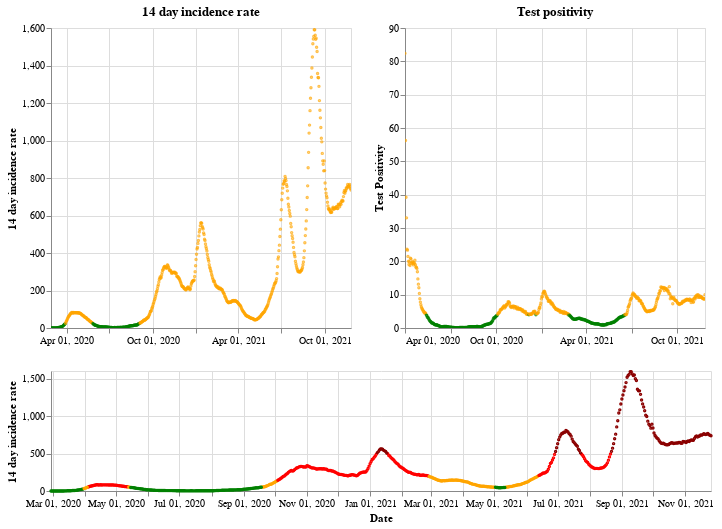

The notebook cell saved with this chart:
### Markdown cell above
## Scotland

### Code cell
plot_traffic_light('Scotland')

### Figure 1 — Vega-Lite specification as saved in the notebook (floating-point values rounded to 4 significant figures; data arrays with more than 128 entries replaced by an {"elided": "..."} marker saying what was removed)
{"config": {"view": {"continuousWidth": 400, "continuousHeight": 300}}, "vconcat": [{"hconcat": [{"mark": {"type": "point", "size": 2}, "encoding": {"color": {"condition": {"value": "green", "test": "(datum.twoWeeklyCasesRate <= 25)"}, "value": "orange"}, "tooltip": [{"type": "nominal", "field": "areaName"}, {"type": "temporal", "field": "date"}, {"type": "quantitative", "field": "twoWeeklyCasesRate"}, {"type": "quantitative", "field": "testPositivity"}], "x": {"type": "temporal", "axis": {"title": ""}, "field": "date", "scale": {"domain": {"selection": "DateBrush"}}, "timeUnit": "yearmonthdate"}, "y": {"type": "quantitative", "axis": {"title": "14 day incidence rate"}, "field": "twoWeeklyCasesRate"}}, "title": "14 day incidence rate", "width": 300}, {"mark": {"type": "point", "size": 2}, "encoding": {"color": {"condition": {"value": "green", "test": "(datum.testPositivity <= 4)"}, "value": "orange"}, "tooltip": [{"type": "nominal", "field": "areaName"}, {"type": "temporal", "field": "date"}, {"type": "quantitative", "field": "twoWeeklyCasesRate"}, {"type": "quantitative", "field": "testPositivity"}], "x": {"type": "temporal", "axis": {"title": ""}, "field": "date", "scale": {"domain": {"selection": "DateBrush"}}, "timeUnit": "yearmonthdate"}, "y": {"type": "quantitative", "axis": {"title": "Test Positivity"}, "field": "testPositivity"}}, "title": "Test positivity", "width": 300}]}, {"layer": [{"mark": {"type": "point", "size": 2}, "encoding": {"color": {"condition": {"value": "orange", "test": "(((datum.testPositivity < 4) && (datum.twoWeeklyCasesRate >= 50)) && (datum.twoWeeklyCasesRate < 200))"}, "value": "red"}, "opacity": {"condition": {"value": 1, "test": "((datum.twoWeeklyCasesRate >= 50) && (datum.twoWeeklyCasesRate < 500))"}, "value": 0}, "tooltip": [{"type": "nominal", "field": "areaName"}, {"type": "temporal", "field": "date"}, {"type": "quantitative", "field": "twoWeeklyCasesRate"}, {"type": "quantitative", "field": "testPositivity"}], "x": {"type": "temporal", "axis": {"title": "Date"}, "field": "date", "timeUnit": "yearmonthdate"}, "y": {"type": "quantitative", "axis": {"title": "14 day incidence rate"}, "field": "twoWeeklyCasesRate"}}, "selection": {"DateBrush": {"type": "interval", "encodings": ["x"], "fields": ["Time"]}}}, {"mark": {"type": "point", "size": 2}, "encoding": {"color": {"value": "darkred"}, "opacity": {"condition": {"value": 1, "test": "(datum.twoWeeklyCasesRate >= 500)"}, "value": 0}, "tooltip": [{"type": "nominal", "field": "areaName"}, {"type": "temporal", "field": "date"}, {"type": "quantitative", "field": "twoWeeklyCasesRate"}, {"type": "quantitative", "field": "testPositivity"}], "x": {"type": "temporal", "axis": {"title": "Date"}, "field": "date", "timeUnit": "yearmonthdate"}, "y": {"type": "quantitative", "axis": {"title": "14 day incidence rate"}, "field": "twoWeeklyCasesRate"}}}, {"mark": {"type": "point", "size": 2}, "encoding": {"color": {"condition": {"value": "green", "test": "((datum.testPositivity < 4) && (datum.twoWeeklyCasesRate < 50))"}, "value": "orange"}, "opacity": {"condition": {"value": 1, "test": "(datum.twoWeeklyCasesRate < 50)"}, "value": 0}, "tooltip": [{"type": "nominal", "field": "areaName"}, {"type": "temporal", "field": "date"}, {"type": "quantitative", "field": "twoWeeklyCasesRate"}, {"type": "quantitative", "field": "testPositivity"}], "x": {"type": "temporal", "axis": {"title": "Date"}, "field": "date", "timeUnit": "yearmonthdate"}, "y": {"type": "quantitative", "axis": {"title": "14 day incidence rate"}, "field": "twoWeeklyCasesRate"}}}], "height": 120, "width": 660}], "data": {"name": "data-f571877c4dcb37c102854a389f83a29f"}, "$schema": "https://vega.github.io/schema/vega-lite/v4.8.1.json", "datasets": {"data-f571877c4dcb37c102854a389f83a29f": {"elided": "638 records"}}}
